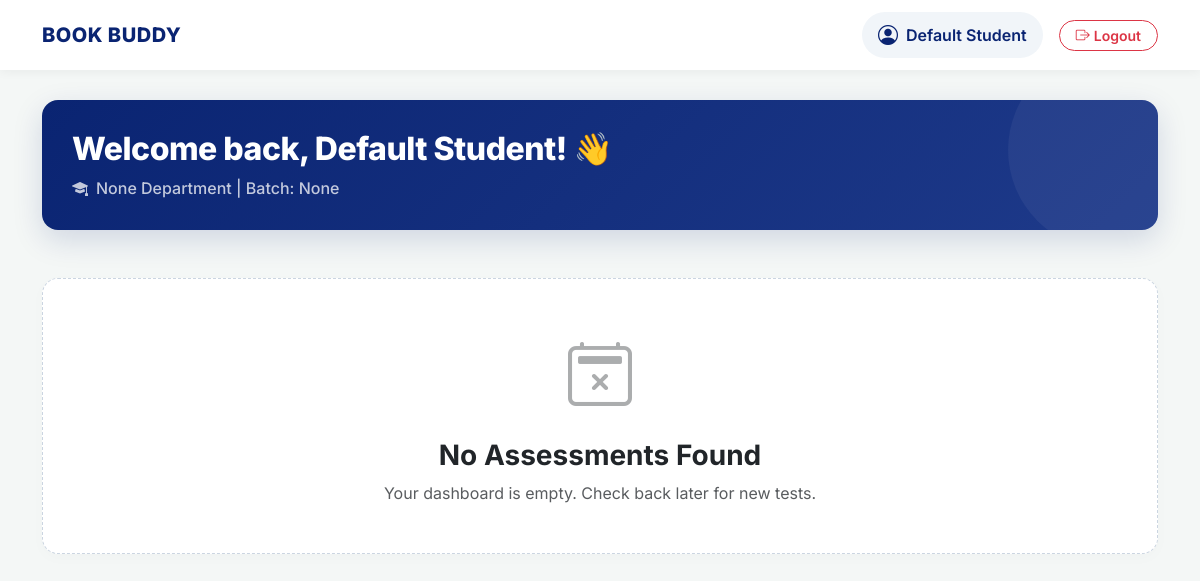
Before: /student_test/1 with the older database file.
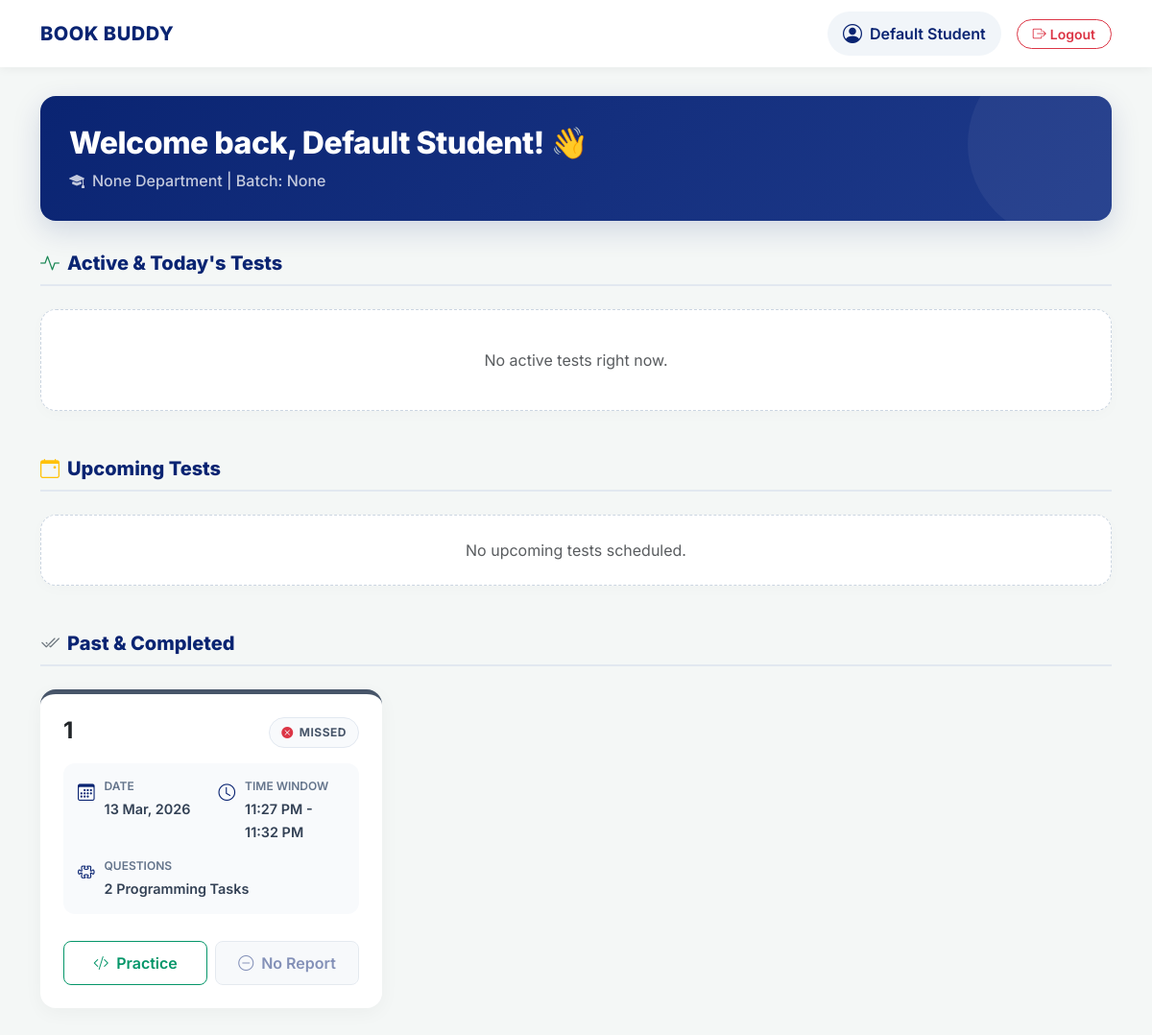
After: the same page with the newer database file.
### app.py (models this page shows, shortened)
class Testmaintain(db.Model):
    __tablename__ = 'test_maintain'
    id = db.Column(db.Integer, primary_key=True)
    test_title = db.Column(db.String(50))
    date = db.Column(db.Date)
    start_time = db.Column(db.DateTime)
    end_time = db.Column(db.DateTime)
    status = db.Column(db.String(20), default='draft')
    total_points = db.Column(db.Integer, default=0)
    question_id = db.Column(db.Integer, db.ForeignKey('question.id'), nullable=False)

### app.py (the view)
@app.route('/student_test/<int:id>')
def student_test(id):
    student = Student.query.get_or_404(id)
    all_entries = Testmaintain.query.all()
    current_time = ist_now()
    grouped_tests = defaultdict(list)
    questions_dict = {q.id: q for q in Question.query.all()}
    for entry in all_entries:
        entry.question = questions_dict.get(entry.question_id)
        grouped_tests[entry.test_title].append(entry)
    results = TestResult.query.filter_by(student_id=id).all()
    test_question_ids = [entry.question_id for entry in all_entries]
    practice_questions = Question.query.filter(~Question.id.in_(test_question_ids)).all() if test_question_ids else Question.query.all()
    return render_template("student_test.html", student=student, grouped_tests=grouped_tests, practice_questions=practice_questions, results=results, now=current_time)

### app.py (called while the page is built)
def ist_now():
    return datetime.now(IST_TZ).replace(tzinfo=None)

@app.context_processor
def inject_now():
    return {'now': ist_now()}

### templates/student_test.html (shortened to what the changed rows need)
<!DOCTYPE html>
<html lang="en">
<head>
    <link href="https://cdn.jsdelivr.net/npm/bootstrap@5.3.0/dist/css/bootstrap.min.css" rel="stylesheet">
    <link rel="stylesheet" href="https://cdn.jsdelivr.net/npm/bootstrap-icons@1.11.1/font/bootstrap-icons.css">
</head>
<body>
    <nav class="navbar sticky-top">
        <div class="container d-flex justify-content-between align-items-center">
            <a class="brand-wrapper" href="/">
                <h2 class="brand-name d-none d-sm-block">BOOK BUDDY</h2>
            </a>
        </div>
    </nav>
    <div class="container">
        <div class="row mb-4">
            <div class="col-12">
                <div class="welcome-card">
                    <h2 class="mb-2">Welcome back, {{ student.name }}! 👋</h2>
                </div>
            </div>
        </div>
        {% if grouped_tests %}
            <h3 class="section-title"><i class="bi bi-activity text-success me-2"></i>Active & Today's Tests</h3>
            <div class="row g-4 mb-5">
                {% set ns = namespace(found_live=false) %}
                {% if not ns.found_live %}
                    <div class="col-12"><div class="empty-state"><p class="text-muted mb-0">No active tests right now.</p></div></div>
                {% endif %}
            </div>
            <h3 class="section-title"><i class="bi bi-calendar-event text-warning me-2"></i>Upcoming Tests</h3>
            <div class="row g-4 mb-5">
                {% set ns_up = namespace(found_up=false) %}
                {% if not ns_up.found_up %}
                    <div class="col-12"><div class="empty-state py-4"><p class="text-muted mb-0">No upcoming tests scheduled.</p></div></div>
                {% endif %}
            </div>
            <h3 class="section-title"><i class="bi bi-check2-all text-secondary me-2"></i>Past & Completed</h3>
            <div class="row g-4 mb-5">
                {% for title, entries in grouped_tests.items() %}
                    {% set first_entry = entries[0] %}
                    {% set test_result = results|selectattr('test_id', 'equalto', first_entry.id)|first if results else None %}
                    {% if first_entry.start_time and first_entry.end_time %}
                        {% set is_past = now > first_entry.end_time %}
                        {% if is_past or test_result %}
                        <div class="col-lg-6 col-xl-4">
                            <div class="card test-card status-border-completed">
                                <div class="card-body p-4 d-flex flex-column h-100">
                                    <div class="d-flex justify-content-between align-items-start mb-3">
                                        <h4 class="fw-bold mb-0 text-dark pe-2">{{ title }}</h4>
                                        <div id="badge-container-{{ loop.index }}">
                                            <span class="status-badge badge-completed">
                                                {% if test_result %}
                                                    <i class="bi bi-check-circle-fill text-success"></i> SUBMITTED
                                                {% else %}
                                                    <i class="bi bi-x-circle-fill text-danger"></i> MISSED
                                                {% endif %}
                                            </span>
                                        </div>
                                    </div>
                                    <div class="info-grid">
                                        <div class="info-item"><i class="bi bi-calendar3"></i><div class="info-text"><small>Date</small><span>{{ first_entry.start_time.strftime('%d %b, %Y') }}</span></div></div>
                                        <div class="info-item"><i class="bi bi-clock"></i><div class="info-text"><small>Time Window</small><span>{{ first_entry.start_time.strftime('%I:%M %p') }} - {{ first_entry.end_time.strftime('%I:%M %p') }}</span></div></div>
                                        <div class="info-item info-item-full"><i class="bi bi-puzzle"></i><div class="info-text"><small>Questions</small><span>{{ entries|length }} Programming Tasks</span></div></div>
                                    </div>
                                    <div class="mt-auto pt-2 d-flex gap-2">
                                        <a href="{{ url_for('take_test', title=title) }}" class="btn-practice">
                                            <i class="bi bi-code-slash"></i> Practice
                                        </a>
                                        {% if test_result %}
                                            <a href="{{ url_for('student_results', test_id=first_entry.id) }}" class="btn-results">
                                                <i class="bi bi-bar-chart-line-fill"></i>
                                                Report ({{ test_result.percentage|round|int }}%)
                                            </a>
                                        {% else %}
                                            <button class="btn-results opacity-50" style="cursor: not-allowed;" title="No report available">
                                                <i class="bi bi-dash-circle"></i> No Report
                                            </button>
                                        {% endif %}
                                    </div>
                                </div>
                            </div>
                        </div>
                        {% endif %}
                    {% endif %}
                {% endfor %}
            </div>
        {% else %}
            <div class="col-12">
                <div class="empty-state py-5 my-5">
                    <i class="bi bi-calendar2-x text-muted opacity-50 mb-3 d-block" style="font-size: 4rem;"></i>
                    <h3 class="fw-bold text-dark">No Assessments Found</h3>
                    <p class="text-muted mb-0">Your dashboard is empty. Check back later for new tests.</p>
                </div>
            </div>
        {% endif %}
    </div>
</body>
</html>

Changed rows visible on the page:
added Testmaintain: start_time "13 Mar, 2026", start_time "11:27 PM", end_time "11:32 PM"
Other visible differences:
text no longer shown: "No Assessments Found Your dashboard is empty. Check back later for new tests."
text now shown: "Active & Today's Tests No active tests right now. Upcoming Tests No upcoming tests scheduled. Past & Completed"
new list line: "1 MISSED DATE TIME WINDOW - QUESTIONS 2 Programming Tasks Practice No Report"
